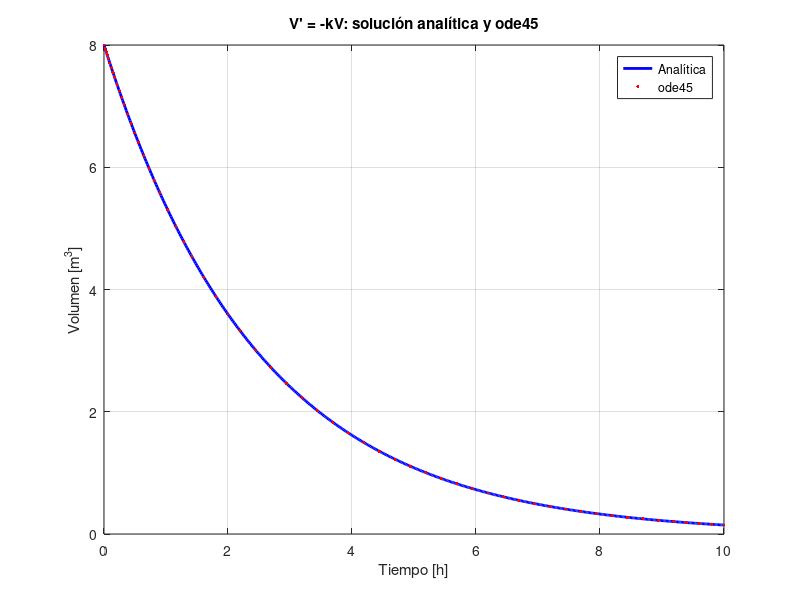
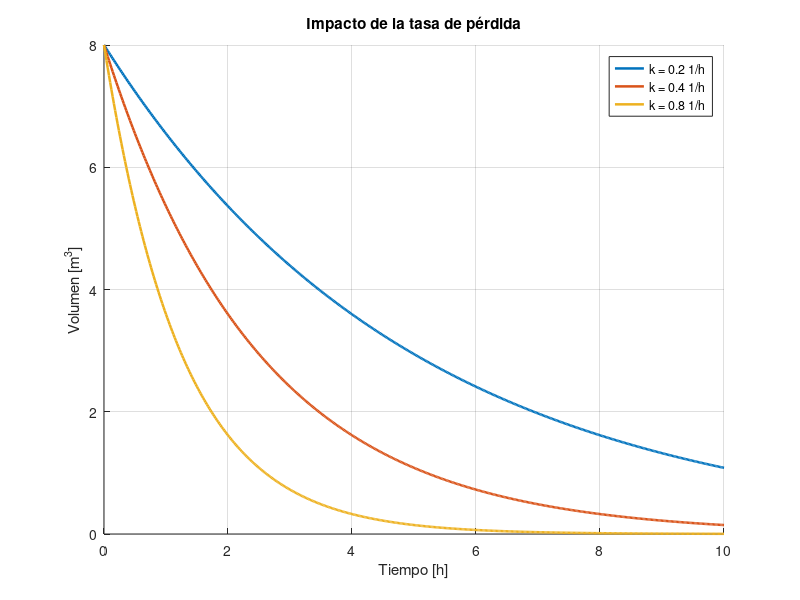
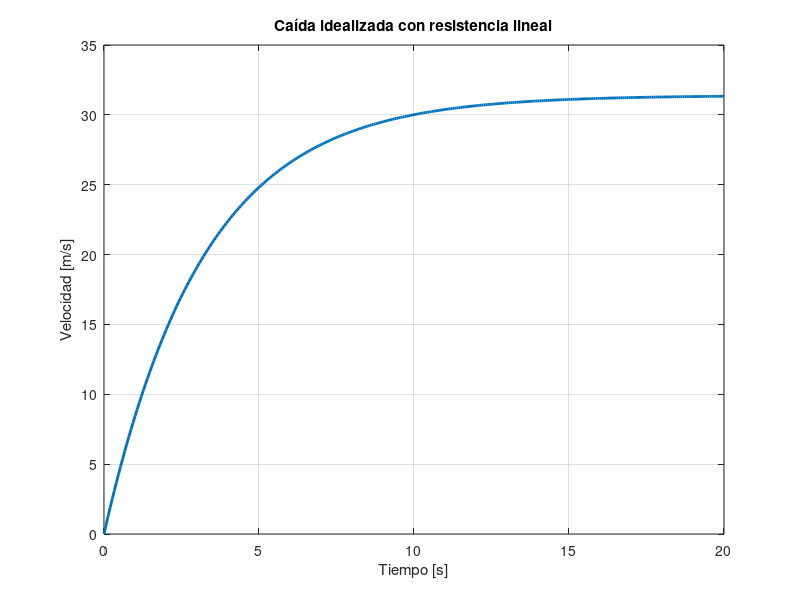

These charts were generated, in order, by the following MATLAB code:
%% CAPÍTULO 1 | INTRODUCCIÓN A LAS ECUACIONES DIFERENCIALES
% UCACUE | Matemática Avanzada | Ingeniería Civil | Edición ampliada
% Objetivos: clasificar modelos, verificar PVI y estudiar parámetros.
% Dependencias: MATLAB base (ode45, interp1). Sin Symbolic Math Toolbox.
clc; close all; clearvars;

%% 1. Definición del balance ideal y unidades
% V en m^3; t en horas; k en 1/h. Ecuación: V' = -k*V.
V0 = 8; k = 0.4; ti = 0; tf = 10;
f = @(t,V) -k*V;
Vexacta = @(t) V0*exp(-k*t);
t = linspace(ti,tf,501);
[tn,Vn] = ode45(f,[ti tf],V0);

%% 2. Contraste analítico y numérico
Ve_n = Vexacta(tn);
error_max = max(abs(Vn-Ve_n));
figure('Name','C1: PVI y comprobación');
plot(t,Vexacta(t),'b','LineWidth',2); hold on;
plot(tn,Vn,'r.','MarkerSize',7); grid on;
xlabel('Tiempo [h]'); ylabel('Volumen [m^3]');
title('V'' = -kV: solución analítica y ode45');
legend('Analítica','ode45','Location','northeast');
fprintf('C1 - Error máximo en la malla de ode45: %.3e m^3\n',error_max);

%% 3. Tiempo característico y semirreducción
mitad = log(2)/k;
fprintf('C1 - V(5 h) = %.4f m^3\n',Vexacta(5));
fprintf('C1 - Semirreducción = %.4f h\n',mitad);
assert(abs(Vexacta(0)-V0)<1e-12,'Error en condición inicial');

%% 4. Sensibilidad k = 0.2, 0.4 y 0.8 h^-1
figure('Name','C1: sensibilidad al parámetro k'); hold on;
lista_k = [0.2 0.4 0.8];
for j=1:numel(lista_k)
    kj = lista_k(j);
    plot(t,V0*exp(-kj*t),'LineWidth',1.8, ...
        'DisplayName',sprintf('k = %.1f 1/h',kj));
end
grid on; xlabel('Tiempo [h]'); ylabel('Volumen [m^3]');
legend('Location','northeast'); title('Impacto de la tasa de pérdida');

%% 5. Modelo de velocidad: la ley es distinta
% Eje positivo hacia abajo. dv/dt = g-(c/m)*v.
m = 80; c = 25; g = 9.81; v0 = 0;
tv = linspace(0,20,300); v_inf = m*g/c;
v = v_inf + (v0-v_inf)*exp(-(c/m)*tv);
figure('Name','C1: otro fenómeno representado por una EDO');
plot(tv,v,'LineWidth',2); grid on;
xlabel('Tiempo [s]'); ylabel('Velocidad [m/s]');
title('Caída idealizada con resistencia lineal');
fprintf('C1 - Velocidad terminal = %.3f m/s\n',v_inf);

%% ACTIVIDADES AL FINAL DEL TEMA
% A1: clasifique cinco EDO y dos EDP; indique orden y linealidad.
% A2: compare fórmula y ode45 con diferentes tolerancias.
% A3: modifique k y estime el efecto sobre el tiempo de semirreducción.
% A4: escriba las unidades, hipótesis y límites de los dos modelos.
